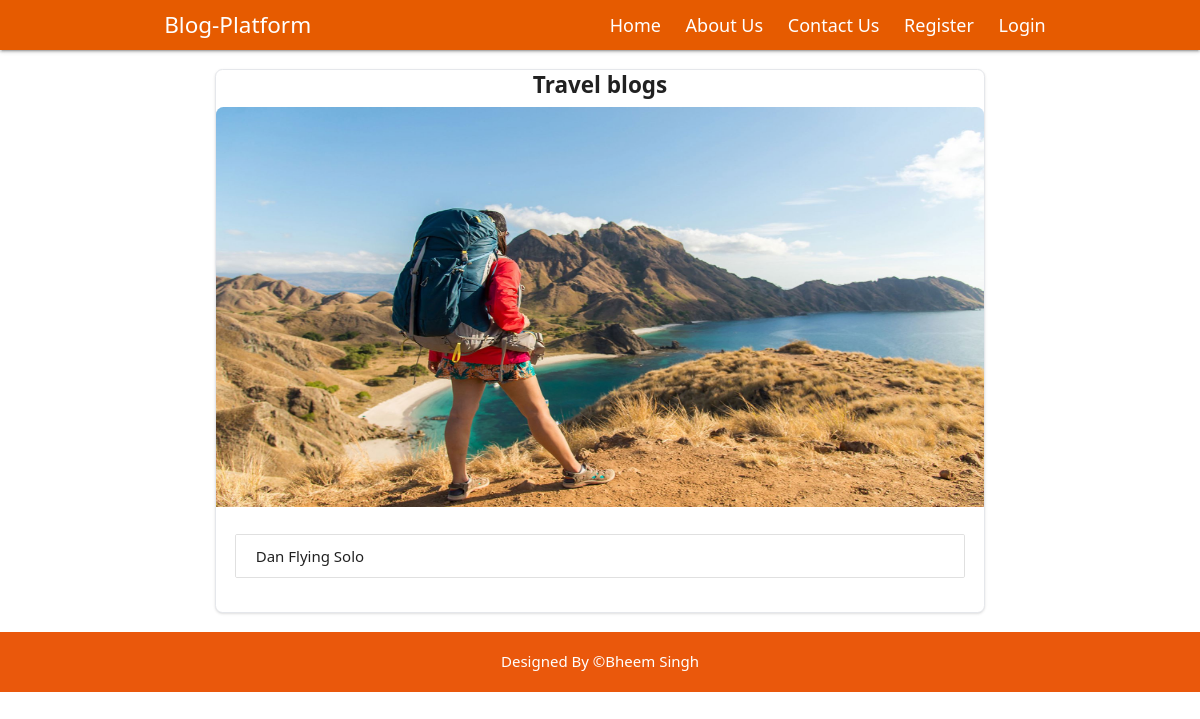
Page /category/travel on the committed database.
### blogapp/models.py (models this page shows, shortened)
class Category(models.Model):
    cat_id = models.AutoField(primary_key=True)
    title  = models.CharField(max_length=100)
    description = models.TextField()
    url = models.CharField(max_length=100)
    image = models.ImageField(upload_to="category/")
    add_date = models.DateTimeField(auto_now_add=True,null=True)

class Post(models.Model):
    post_id = models.AutoField(primary_key=True)
    title = models.CharField(max_length=200)
    content = models.TextField()
    url = models.CharField(max_length=100)
    cat = models.ForeignKey(Category,on_delete=models.CASCADE)
    image = models.ImageField(upload_to='post/')
    add_date = models.DateTimeField(auto_now_add=True,null=True)
    def __str__(self):
        return self.title

### blogapp/views.py (the view)
# urls.py: path('category/<slug:url>',views.category),
def category(request,url):
    cat = Category.objects.get(url=url)
    post = Post.objects.filter(cat=cat)
    print(post)
    return render(request,"category.html",{'cat':cat, 'posts':post})

### templates/category.html (shortened to what this page needs)
{% extends 'base.html' %}
{% block content %}
<div class="grid grid-cols-6 gap-4 p-5">
    <div class="col-span-1">
    </div>
    <div class="col-span-4">
<div class=" bg-white border  rounded-lg shadow ">
    <h5 class="mb-2 text-2xl font-bold text-center">{{cat.title}}</h5>
        <img class="rounded-t-lg h-[50vh] w-full" src="/media/{{cat.image}}" alt="" />
    <div class="p-5">
        <ul class="collection">
            {% for p in posts %}
            <li class="collection-item">{{p.title}}</li>
            {% empty %}
            <h3>No post available </h3>
            {% endfor %}
          </ul>
    </div>
</div>
    </div>
    <div class="col-span-1">
    </div>
  </div>
{% endblock  %}

### blogapp/static/css/style.css (style rules this page uses)
* { margin: 0px; box-sizing: border-box; font-family: 'segoe ui'; }

### rows in the picture
Category: title "Travel blogs", image (picture)
Post: title "Dan Flying Solo"
